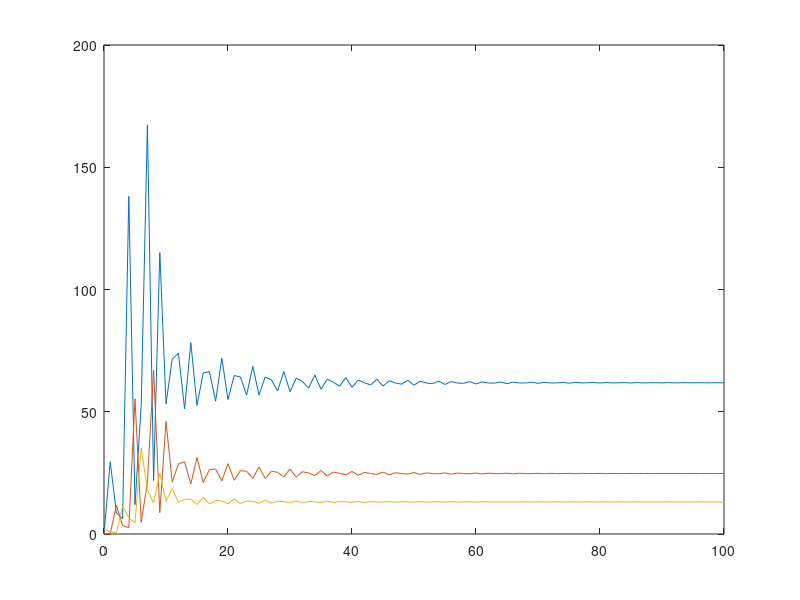

MATLAB code for this plot: (Note: this script raises an error after producing the figure.)
clear
clc

%%%%%%%%%%%%%%%%%%%%%%%%%%%%%%%%%%%%%%%%%%%%%%%%%%%%%%%%%%%%%%%%%%%%%%%%%%%
% PART A - find populatino over 100 days

%parameters
b1 = 15;
cea = 0.002;
cel = 0.005;
cpa = 0.03;
sa = 0.5;
sl = 0.4;

p0 = [0 0 2]; % initial conditions
p = zeros(10,3); % for storing population values

for i = 1:100 % iterating function for population
    tmp1 = b1*p0(3)/(1+cea*p0(3)+cel*p0(1))^4;
    tmp2 = sl*p0(1);
    tmp3 = p0(2)/(1+cpa*p0(3))^4+sa*p0(3);
    p0 = [tmp1 tmp2 tmp3];
    p(i,:) = p0;
end

figure(1) % time series plot
clf
t = 0:1:100; 
plot(t,[0;p(:,1)],t,[0;p(:,2)],t,[2;p(:,3)]);

n = 10:10:100; % times
p = p(n,:)'; % population at time n
n = [n;p(1,:);p(2,:);p(3,:)]' % population at times



%%%%%%%%%%%%%%%%%%%%%%%%%%%%%%%%%%%%%%%%%%%%%%%%%%%%%%%%%%%%%%%%%%%%%%%%%%%
% PART B - stability analysis

syms L P A
Ln1 = b1*A/(1+cea*A+cel*L)^4;
Pn1 = sl*L;
An1 = P/(1+cpa*A)^4+sa*A;
dt = [Ln1;Pn1;An1];

sol = solve(dt==[L;P;A],[L,P,A]); % equilibria
e15 = [double(sol.L),double(sol.P),double(sol.A)]; % extracted equilibria

j(L,P,A) = [diff(dt,L),diff(dt,P),diff(dt,A)]; % jacobian

len = length(e15(:,1)); % number of equilibria
ev15 = zeros(3,1,len);
for i=1:len % eigenvalues for each equilibria
    je = j(e15(i,1),e15(i,2),e15(i,3));
    ev15(:,:,i) = eig(je);
end

% limiting age structure
for i=1:len
    pop15(i,:) = e15(i,:)/sum(e15(i,:)); % normalize population equilibria
end

pop15
e15
ev15


%%%%%%%%%%%%%%%%%%%%%%%%%%%%%%%%%%%%%%%%%%%%%%%%%%%%%%%%%%%%%%%%%%%%%%%%%%%
% PART C

b2 = 28.180075;
Ln1(L,P,A)= b2*A/(1+cea*A+cel*L)^4;
dt = [Ln1;Pn1;An1];

p0 = [0 0 2]; % initial conditions
p = zeros(10,3); % for storing population values

for i = 1:100 % iterating function
    tmp1 = b2*p0(3)/(1+cea*p0(3)+cel*p0(1))^4;
    tmp2 = sl*p0(1);
    tmp3 = p0(2)/(1+cpa*p0(3))^4+sa*p0(3);
    p0 = [tmp1 tmp2 tmp3];
    p(i,:) = p0;
end

figure(2)
clf
t = 0:1:100;
plot(t,[0;p(:,1)],t,[0;p(:,2)],t,[2;p(:,3)]);

n = 10:10:100; % times
p = p(n,:)';
n = [n;p(1,:);p(2,:);p(3,:)]' % population at times

sol = solve(dt==[L;P;A],[L,P,A]); % equilibrium
e30 = [double(sol.L),double(sol.P),double(sol.A)]; %extracted equilibria
j(L,P,A) = [diff(dt,L),diff(dt,P),diff(dt,A)]; % jacobian

len = length(e30(:,1));
ev30 = zeros(3,1,len);
for i=1:len % eigenvalues for each equilibria
    je = j(e30(i,1),e30(i,2),e30(i,3));
    ev30(:,:,i) = eig(je);
end

for i=1:len
    pop30(i,:) = e30(i,:)/sum(e30(i,:));
end

pop30
e30
ev30

%%%%%%%%%%%%%%%%%%%%%%%%%%%%%%%%%%%%%%%%%%%%%%%%%%%%%%%%%%%%%%%%%%%%%%%%%%%
% PART D
% 
% FIND JACOBIAN AS EVAL FUNCTION
% use midpoint method to find b


% for i = 1:100 % find b that makes eigenvalue 1 (bisection method)
%     bval = (b1+b2)/2; %
%     Ln1(L,P,A)= bval*A/(1+cea*A+cel*L)^4; %
%     dt = [Ln1;Pn1;An1]; %
%     sol = solve(dt==[L;P;A],[L,P,A]); %
%     eb = [(vpa(sol.L)),(vpa(sol.P)),(vpa(sol.A))]; %
%     j(L,P,A) = [diff(dt,L),diff(dt,P),diff(dt,A)];
%     je = j(eb(1,1),eb(1,2),eb(1,3));
%     eval = eig(je); % check to make sure 3rd eigenvalue is going toward 1
%     if abs(eval(3)) < 1
%         b1 = bval;
%     elseif abs(eval(3)) > 1
%         b2 = bval;
%     else
%         break
%     end
% end
% 
% bval















% ANSWERS

% n =
% 
%                         10          53.1899003114143          46.0491208489375          13.3144625067948
%                         20          54.9978837291345           28.770467870899           12.328706302448
%                         30          58.2155563393439          26.5804762478807          12.7603942380866
%                         40          59.9511121615258          25.6041668025958            12.96564274384
%                         50           60.879797279135          25.1441041641502           13.057731565416
%                         60          61.3664744280768          24.9269749933328          13.0969801182445
%                         70          61.6160526554595          24.8257356606611          13.1127316078393
%                         80          61.7414884888383          24.7793912730041          13.1185367718279
%                         90          61.8033439053964          24.7586665443409          13.1203721324698
%                        100          61.8332820367822          24.7496677952685           13.120753358974
% 
% 
% pop15 =
% 
%          0.620310429988512         0.248124171995405         0.131565398016083
%                        NaN                       NaN                       NaN
% 
% 
% e15 =
% 
%           61.8593732140893          24.7437492856357          13.1201293166839
%                          0                         0                         0
% 
% 
% ev15(:,:,1) =
% 
%           0.530787728623983 +                     0i
%          -0.761009581269247 +     0.537427454368604i
%          -0.761009581269247 -     0.537427454368604i
% 
% 
% ev15(:,:,2) =
% 
%                           2 +                     0i
%                       -0.75 -       1.5612494995996i
%                       -0.75 +       1.5612494995996i
% 
% 
% n =
% 
%                         10          158.191452570935          25.1712495799581          20.5044735628368
%                         20          69.2270863617425          49.3285117731788          14.2043815212403
%                         30          107.690430037791          30.4336624992012          18.6528440155836
%                         40          100.908669624374          38.5762213505966          15.0344453962744
%                         50          76.8429116187478          43.5429111711265          15.2489409889802
%                         60          110.057130790495          30.7489384919367          17.8342714351436
%                         70          93.0960830385674          40.9791214627565          14.7602182818483
%                         80           81.803969239483          40.6608432396487          15.9084493315998
%                         90          110.714862419355          31.4124593613709          17.2477276130293
%                        100          87.8548277867785          42.5026747760788          14.6319615431486
% 
% 
% pop30 =
% 
%          0.637371766844143         0.254948706737657           0.1076795264182
%                        NaN                       NaN                       NaN
% 
% 
% e30 =
% 
%           93.7503712906908          37.5001485162763          15.8384730972569
%                          0                         0                         0
% 
% 
% ev30(:,:,1) =
% 
%           0.451612448429158 +                     0i
%          -0.922734845896031 +     0.402751284289493i
%          -0.922734845896031 -     0.402751284289493i
% 
% 
% ev30(:,:,2) =
% 
%            2.46881367529028 +                     0i
%          -0.984406837645138 +      1.97270811415491i
%          -0.984406837645138 -      1.97270811415491i



















